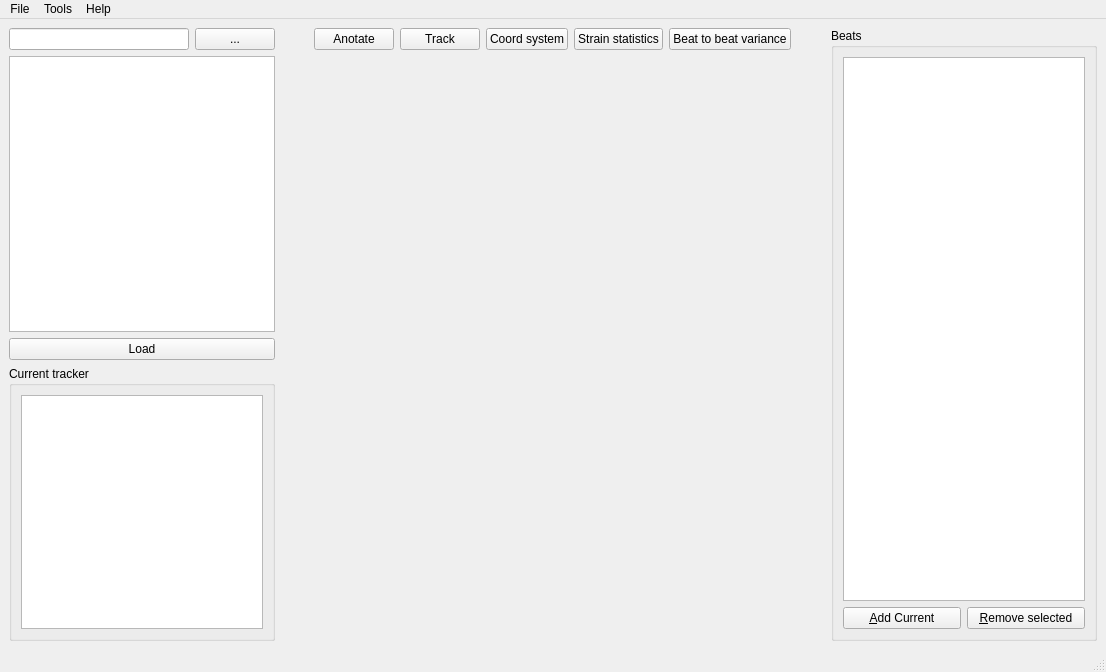
<?xml version="1.0" encoding="UTF-8"?>
<ui version="4.0">
 <class>WindowAnotationManager</class>
 <widget class="QMainWindow" name="WindowAnotationManager">
  <property name="geometry">
   <rect>
    <x>0</x>
    <y>0</y>
    <width>1106</width>
    <height>672</height>
   </rect>
  </property>
  <property name="windowTitle">
   <string>MainWindow</string>
  </property>
  <widget class="QWidget" name="centralwidget">
   <layout class="QHBoxLayout" name="horizontalLayout_3">
    <item>
     <layout class="QVBoxLayout" name="verticalLayout">
      <item>
       <layout class="QHBoxLayout" name="horizontalLayout_2">
        <item>
         <widget class="QLineEdit" name="lineEdit">
          <property name="sizePolicy">
           <sizepolicy hsizetype="Preferred" vsizetype="Fixed">
            <horstretch>0</horstretch>
            <verstretch>0</verstretch>
           </sizepolicy>
          </property>
          <property name="readOnly">
           <bool>true</bool>
          </property>
         </widget>
        </item>
        <item>
         <widget class="QPushButton" name="btnBrowse">
          <property name="sizePolicy">
           <sizepolicy hsizetype="Fixed" vsizetype="Fixed">
            <horstretch>0</horstretch>
            <verstretch>0</verstretch>
           </sizepolicy>
          </property>
          <property name="text">
           <string>...</string>
          </property>
         </widget>
        </item>
       </layout>
      </item>
      <item>
       <widget class="QListWidget" name="listFiles">
        <property name="sizePolicy">
         <sizepolicy hsizetype="Preferred" vsizetype="Expanding">
          <horstretch>0</horstretch>
          <verstretch>0</verstretch>
         </sizepolicy>
        </property>
       </widget>
      </item>
      <item>
       <widget class="QPushButton" name="btnLoad">
        <property name="sizePolicy">
         <sizepolicy hsizetype="Preferred" vsizetype="Fixed">
          <horstretch>0</horstretch>
          <verstretch>0</verstretch>
         </sizepolicy>
        </property>
        <property name="text">
         <string>Load</string>
        </property>
       </widget>
      </item>
      <item>
       <widget class="QGroupBox" name="groupBox">
        <property name="title">
         <string>Current tracker</string>
        </property>
        <layout class="QVBoxLayout" name="verticalLayout_3">
         <item>
          <widget class="QTextEdit" name="textEditTrackerInfo">
           <property name="sizePolicy">
            <sizepolicy hsizetype="Preferred" vsizetype="Expanding">
             <horstretch>0</horstretch>
             <verstretch>0</verstretch>
            </sizepolicy>
           </property>
           <property name="readOnly">
            <bool>true</bool>
           </property>
          </widget>
         </item>
        </layout>
       </widget>
      </item>
     </layout>
    </item>
    <item>
     <layout class="QVBoxLayout" name="verticalLayout_2">
      <item>
       <layout class="QHBoxLayout" name="horizontalLayout">
        <item>
         <spacer name="horizontalSpacer_2">
          <property name="orientation">
           <enum>Qt::Horizontal</enum>
          </property>
          <property name="sizeHint" stdset="0">
           <size>
            <width>40</width>
            <height>20</height>
           </size>
          </property>
         </spacer>
        </item>
        <item>
         <widget class="QPushButton" name="btnAnotate">
          <property name="text">
           <string>Anotate</string>
          </property>
          <property name="icon">
           <iconset resource="resources.qrc">
            <normaloff>:/icons/icons/pencil.png</normaloff>:/icons/icons/pencil.png</iconset>
          </property>
          <property name="iconSize">
           <size>
            <width>16</width>
            <height>16</height>
           </size>
          </property>
         </widget>
        </item>
        <item>
         <widget class="QPushButton" name="btnTrack">
          <property name="text">
           <string>Track</string>
          </property>
          <property name="icon">
           <iconset resource="resources.qrc">
            <normaloff>:/icons/icons/eye.png</normaloff>:/icons/icons/eye.png</iconset>
          </property>
          <property name="iconSize">
           <size>
            <width>16</width>
            <height>16</height>
           </size>
          </property>
         </widget>
        </item>
        <item>
         <widget class="QPushButton" name="btnCoordSystem">
          <property name="text">
           <string>Coord system</string>
          </property>
         </widget>
        </item>
        <item>
         <widget class="QPushButton" name="btnStats">
          <property name="text">
           <string>Strain statistics</string>
          </property>
          <property name="icon">
           <iconset resource="resources.qrc">
            <normaloff>:/icons/icons/chart_curve.png</normaloff>:/icons/icons/chart_curve.png</iconset>
          </property>
          <property name="iconSize">
           <size>
            <width>16</width>
            <height>16</height>
           </size>
          </property>
         </widget>
        </item>
        <item>
         <widget class="QPushButton" name="btnBeatToBeat">
          <property name="text">
           <string>Beat to beat variance</string>
          </property>
         </widget>
        </item>
        <item>
         <spacer name="horizontalSpacer">
          <property name="orientation">
           <enum>Qt::Horizontal</enum>
          </property>
          <property name="sizeHint" stdset="0">
           <size>
            <width>40</width>
            <height>20</height>
           </size>
          </property>
         </spacer>
        </item>
       </layout>
      </item>
      <item>
       <widget class="WidgetStrainVideo" name="widgetStrainVideo" native="true">
        <property name="sizePolicy">
         <sizepolicy hsizetype="Preferred" vsizetype="Expanding">
          <horstretch>0</horstretch>
          <verstretch>0</verstretch>
         </sizepolicy>
        </property>
       </widget>
      </item>
     </layout>
    </item>
    <item>
     <widget class="QGroupBox" name="groupBoxBeats">
      <property name="title">
       <string>Beats</string>
      </property>
      <layout class="QVBoxLayout" name="verticalLayout_5">
       <item>
        <widget class="QListView" name="listViewBeats">
         <property name="sizePolicy">
          <sizepolicy hsizetype="Preferred" vsizetype="Expanding">
           <horstretch>0</horstretch>
           <verstretch>0</verstretch>
          </sizepolicy>
         </property>
        </widget>
       </item>
       <item>
        <layout class="QHBoxLayout" name="horizontalLayout_5">
         <item>
          <widget class="QPushButton" name="btnAddBeat">
           <property name="text">
            <string>&amp;Add Current</string>
           </property>
          </widget>
         </item>
         <item>
          <widget class="QPushButton" name="btnRemoveBeat">
           <property name="text">
            <string>&amp;Remove selected</string>
           </property>
          </widget>
         </item>
        </layout>
       </item>
      </layout>
     </widget>
    </item>
   </layout>
  </widget>
  <widget class="QMenuBar" name="menubar">
   <property name="geometry">
    <rect>
     <x>0</x>
     <y>0</y>
     <width>1106</width>
     <height>20</height>
    </rect>
   </property>
   <widget class="QMenu" name="menuFile">
    <property name="title">
     <string>File</string>
    </property>
    <addaction name="actionQuit"/>
   </widget>
   <widget class="QMenu" name="menuTools">
    <property name="title">
     <string>Tools</string>
    </property>
    <widget class="QMenu" name="menuChange_tracker">
     <property name="title">
      <string>Change tracker</string>
     </property>
     <widget class="QMenu" name="menuPoint_Tracker">
      <property name="title">
       <string>Point Tracker</string>
      </property>
      <addaction name="actionSAD"/>
      <addaction name="actionSSD"/>
      <addaction name="actionCorrelation"/>
      <addaction name="actionCosine"/>
      <addaction name="actionOptical_flow"/>
      <addaction name="actionOptical_flow_with_neighbourhood"/>
     </widget>
     <widget class="QMenu" name="menuShape_Model">
      <property name="title">
       <string>Shape Model</string>
      </property>
      <addaction name="actionNone"/>
      <addaction name="actionPCA"/>
     </widget>
     <widget class="QMenu" name="menuWeights">
      <property name="title">
       <string>Weights</string>
      </property>
      <addaction name="actionWeights1"/>
      <addaction name="actionWeights2"/>
      <addaction name="actionWeights3"/>
      <addaction name="actionWeights4"/>
     </widget>
     <widget class="QMenu" name="menuResut_Processing">
      <property name="title">
       <string>Resut Processing</string>
      </property>
      <addaction name="actionResProcNone"/>
      <addaction name="actionResProcAvg"/>
     </widget>
     <addaction name="menuPoint_Tracker"/>
     <addaction name="menuShape_Model"/>
     <addaction name="menuWeights"/>
     <addaction name="menuResut_Processing"/>
    </widget>
    <addaction name="menuChange_tracker"/>
    <addaction name="actionChangeImageProcessing"/>
    <addaction name="actionShowShapeModel"/>
   </widget>
   <widget class="QMenu" name="menuHelp">
    <property name="title">
     <string>Help</string>
    </property>
   </widget>
   <addaction name="menuFile"/>
   <addaction name="menuTools"/>
   <addaction name="menuHelp"/>
  </widget>
  <widget class="QStatusBar" name="statusbar"/>
  <action name="actionChangeImageProcessing">
   <property name="text">
    <string>Change image processing</string>
   </property>
  </action>
  <action name="actionShowShapeModel">
   <property name="text">
    <string>Show statistical shape model</string>
   </property>
  </action>
  <action name="actionSAD">
   <property name="text">
    <string>SAD</string>
   </property>
  </action>
  <action name="actionSSD">
   <property name="text">
    <string>SSD</string>
   </property>
  </action>
  <action name="actionOptical_flow">
   <property name="text">
    <string>Optical flow</string>
   </property>
  </action>
  <action name="actionOptical_flow_with_neighbourhood">
   <property name="text">
    <string>Optical flow with neighbourhood</string>
   </property>
  </action>
  <action name="actionNone">
   <property name="text">
    <string>None</string>
   </property>
  </action>
  <action name="actionPCA">
   <property name="text">
    <string>PCA</string>
   </property>
  </action>
  <action name="actionCorrelation">
   <property name="text">
    <string>Correlation</string>
   </property>
  </action>
  <action name="actionCosine">
   <property name="text">
    <string>Cosine</string>
   </property>
  </action>
  <action name="actionQuit">
   <property name="text">
    <string>Quit</string>
   </property>
  </action>
  <action name="actionWeights1">
   <property name="text">
    <string>1.0</string>
   </property>
  </action>
  <action name="actionWeights2">
   <property name="text">
    <string>1.0 0.5</string>
   </property>
  </action>
  <action name="actionWeights3">
   <property name="text">
    <string>1.0 0.5 0.25</string>
   </property>
  </action>
  <action name="actionWeights4">
   <property name="text">
    <string>1.0 0.5 0.25 0.125</string>
   </property>
  </action>
  <action name="actionResProcNone">
   <property name="text">
    <string>None</string>
   </property>
  </action>
  <action name="actionResProcAvg">
   <property name="text">
    <string>Floating average</string>
   </property>
  </action>
 </widget>
 <customwidgets>
  <customwidget>
   <class>WidgetStrainVideo</class>
   <extends>QWidget</extends>
   <header>ui/widgetstrainvideo.h</header>
   <container>1</container>
   <slots>
    <signal>displayIndexChanged(int)</signal>
   </slots>
  </customwidget>
 </customwidgets>
 <resources>
  <include location="resources.qrc"/>
 </resources>
 <connections/>
 <slots>
  <slot>on_actionCreateTracker()</slot>
  <slot>on_actionChangeImageProcessing()</slot>
  <slot>on_actionShowShapeModel()</slot>
 </slots>
</ui>
